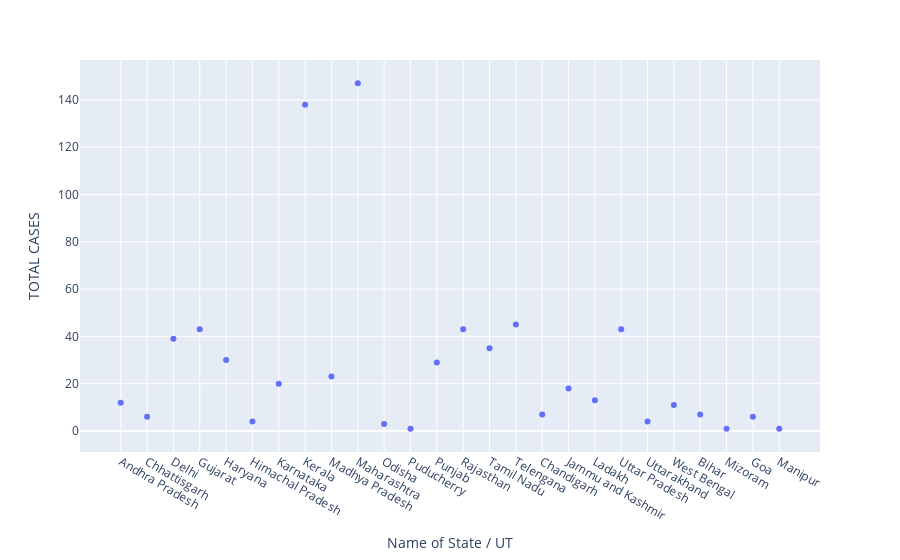

Notebook cell for this chart:
### Code cell
px.scatter(df,x='Name of State / UT',y='TOTAL CASES')

### Figure 1 — Plotly figure (JSON) as saved in the notebook; plotly's stock layout.template omitted (floating-point values rounded to 4 significant figures)
{"data": [{"hovertemplate": "Name of State / UT=%{x}<br>TOTAL CASES=%{y}<extra></extra>", "legendgroup": "", "marker": {"color": "#636efa", "symbol": "circle"}, "mode": "markers", "name": "", "orientation": "v", "showlegend": false, "type": "scatter", "x": ["Andhra Pradesh", "Chhattisgarh", "Delhi", "Gujarat", "Haryana", "Himachal Pradesh", "Karnataka", "Kerala", "Madhya Pradesh", "Maharashtra", "Odisha", "Puducherry", "Punjab", "Rajasthan", "Tamil Nadu", "Telengana", "Chandigarh", "Jammu and Kashmir", "Ladakh", "Uttar Pradesh", "Uttarakhand", "West Bengal", "Bihar", "Mizoram", "Goa", "Manipur"], "xaxis": "x", "y": [12, 6, 39, 43, 30, 4, 20, 138, 23, 147, 3, 1, 29, 43, 35, 45, 7, 18, 13, 43, 4, 11, 7, 1, 6, 1], "yaxis": "y"}], "layout": {"legend": {"tracegroupgap": 0}, "margin": {"t": 60}, "xaxis": {"anchor": "y", "domain": [0, 1], "title": {"text": "Name of State / UT"}}, "yaxis": {"anchor": "x", "domain": [0, 1], "title": {"text": "TOTAL CASES"}}}}
